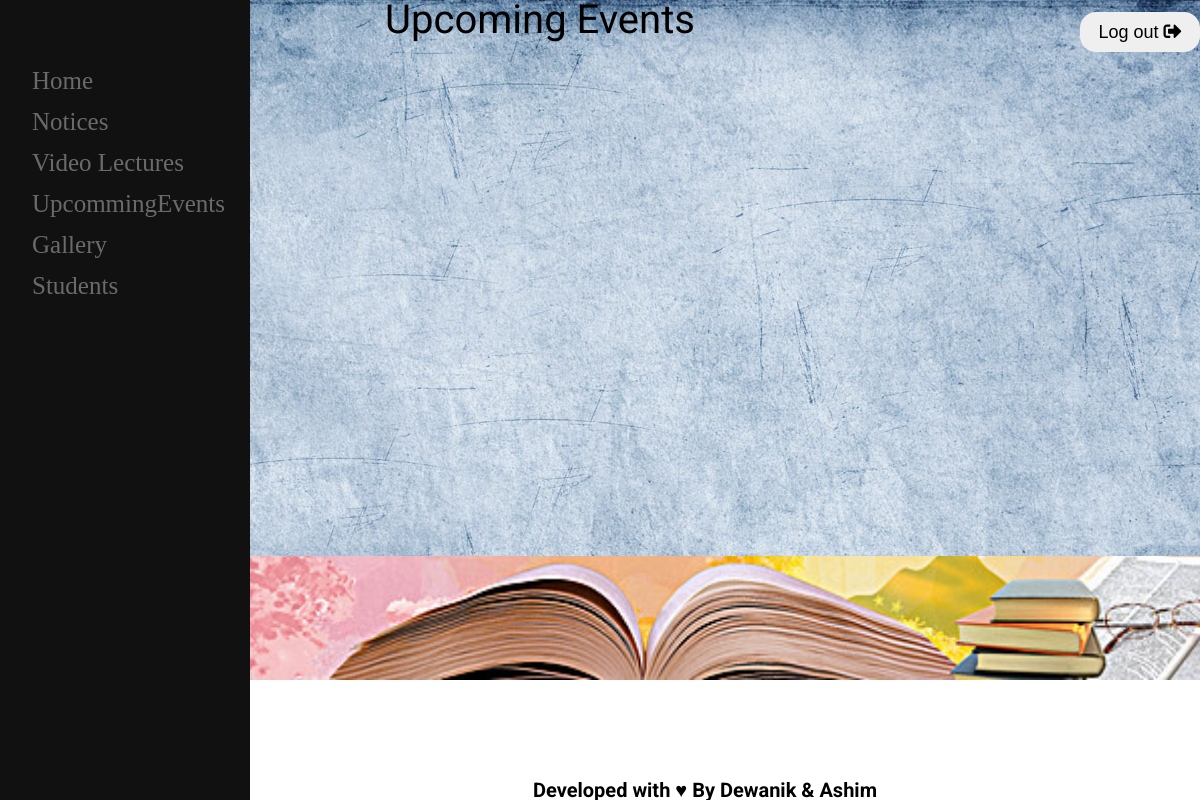
The page /inside/event.php (signed in) on the database as committed earlier.
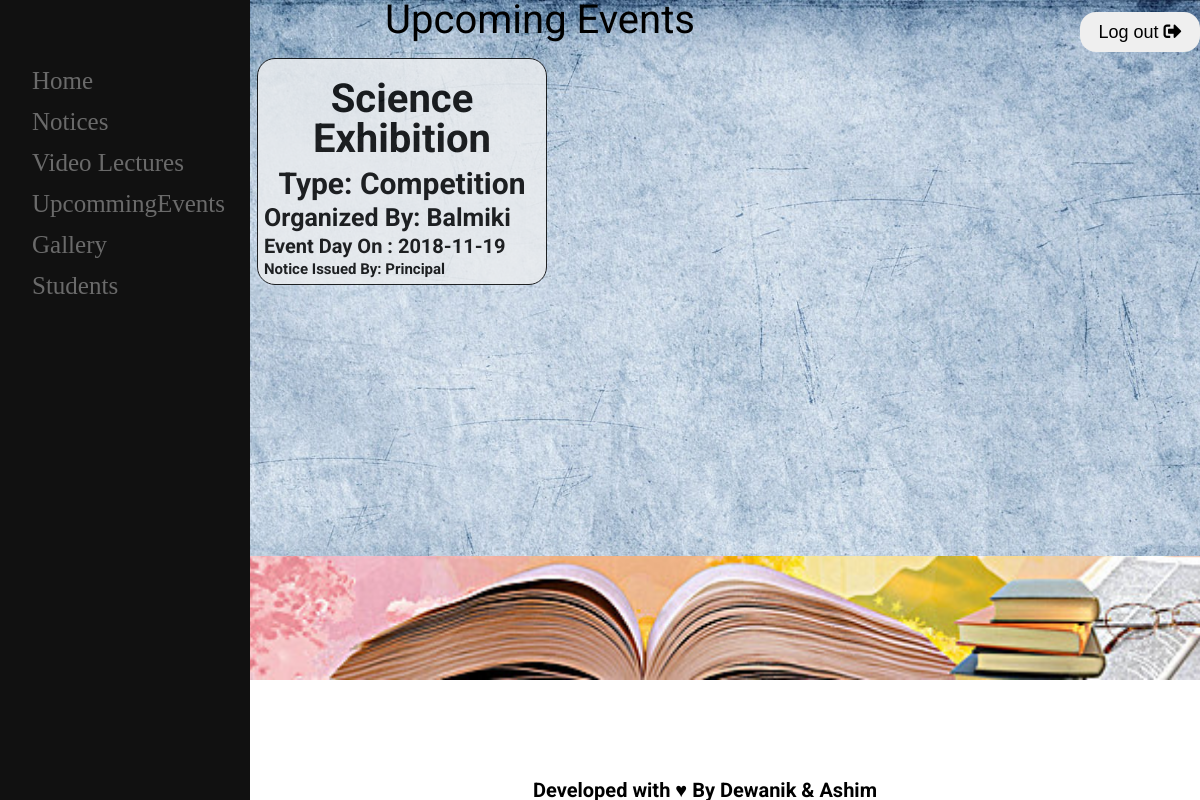
The same page on the database as committed later.
### tables this page shows
CREATE TABLE `comming_events` (
  `eventid` int(11) NOT NULL,
  `eventname` varchar(256) NOT NULL,
  `organizer` varchar(256) NOT NULL,
  `type` varchar(256) NOT NULL,
  `eventday` varchar(256) NOT NULL,
  `noticeby` varchar(256) NOT NULL
);

### inside/event.php (the view, shortened to what this page needs)
<?php
include_once '../head.php';
if (isset($_SESSION['uid']) || isset($_SESSION['uid5'])) {
  include 'inheader.php';
  }else if (isset($_SESSION['id'])) {
  include 'inheader.php';
  }else {
  header('Location: ../index.php');
  exit();
}
include '../footer.php';
 ?>
<div class="mid">
  <p class="texttitle">Upcoming Events</p> <br>
<?php
include '../includes/dbcon.php';
if (isset($_SESSION['uid'] ) || isset($_SESSION['uid5'])) {
 echo '  <div class="gallery-container" style="
  margin-left: 255;
  ">';
    $sql ="SELECT * FROM comming_events";
    $stmt = mysqli_stmt_init($conn);
    mysqli_stmt_prepare($stmt,$sql);
    mysqli_stmt_execute($stmt);
    $result = mysqli_stmt_get_result($stmt);
    while ($row = mysqli_fetch_assoc($result)) {
      echo '
      <div class="eventholder" style="position:relative;">
      <div class="eventname">
        <h2>'.$row['eventname'].'</h2>
      </div>
      <h3>Type: '.$row['type'].'</h3>
      <h4>Organized by: '.$row['organizer'].'</h4>
      <h5>Event day on : '.$row['eventday'].'</h5>
      <h6>Notice issued by: '.$row['noticeby'].'</h6>
<form class = "delete_form" action="../includes/deleteevent.php" method="POST">
          <input type="hidden" name ="eventid" value="'.$row['eventid'].'"<br>
          <button name ="delete" type = "submit">Delete</button><br>
          </form>
</div>
    ';
    }
}elseif (isset($_SESSION['id'])) {
   echo '  <div class="gallery-container" style="
  margin-left: 255;
  ">';
    $sql ="SELECT * FROM comming_events";
    $stmt = mysqli_stmt_init($conn);
    mysqli_stmt_prepare($stmt,$sql);
    mysqli_stmt_execute($stmt);
    $result = mysqli_stmt_get_result($stmt);
    while ($row = mysqli_fetch_assoc($result)) {
      echo '
      <div class="eventholder" style="position:relative;">
      <div class="eventname">
        <h2>'.$row['eventname'].'</h2>
      </div>
      <h3>Type: '.$row['type'].'</h3>
      <h4>Organized by: '.$row['organizer'].'</h4>
      <h5>Event day on : '.$row['eventday'].'</h5>
      <h6>Notice issued by: '.$row['noticeby'].'</h6>
</div>
    ';
}
}
?>
  </div>
</div>

Rows that differ between the two databases and show on the page:
added comming_events: eventname "Science Exhibition", type "Competition", organizer "Balmiki", eventday "2018-11-19", noticeby "Principal"
